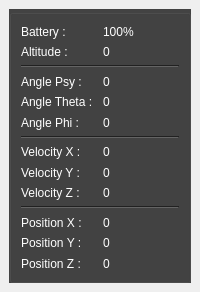
  <widget class="QDockWidget" name="dockValues">
   <property name="minimumSize">
    <size>
     <width>200</width>
     <height>292</height>
    </size>
   </property>
   <property name="windowTitle">
    <string>Values</string>
   </property>
   <attribute name="dockWidgetArea">
    <number>1</number>
   </attribute>
   <widget class="QWidget" name="dockWidgetContents_2">
    <layout class="QVBoxLayout" name="verticalLayout_5">
     <item>
      <widget class="QGroupBox" name="groupBox_2">
       <property name="palette">
        <palette>
         <active>
          <colorrole role="WindowText">
           <brush brushstyle="SolidPattern">
            <color alpha="255">
             <red>255</red>
             <green>255</green>
             <blue>255</blue>
            </color>
           </brush>
          </colorrole>
          <colorrole role="Button">
           <brush brushstyle="SolidPattern">
            <color alpha="255">
             <red>67</red>
             <green>67</green>
             <blue>67</blue>
            </color>
           </brush>
          </colorrole>
          <colorrole role="Light">
           <brush brushstyle="SolidPattern">
            <color alpha="255">
             <red>100</red>
             <green>100</green>
             <blue>100</blue>
            </color>
           </brush>
          </colorrole>
          <colorrole role="Midlight">
           <brush brushstyle="SolidPattern">
            <color alpha="255">
             <red>83</red>
             <green>83</green>
             <blue>83</blue>
            </color>
           </brush>
          </colorrole>
          <colorrole role="Dark">
           <brush brushstyle="SolidPattern">
            <color alpha="255">
             <red>33</red>
             <green>33</green>
             <blue>33</blue>
            </color>
           </brush>
          </colorrole>
          <colorrole role="Mid">
           <brush brushstyle="SolidPattern">
            <color alpha="255">
             <red>44</red>
             <green>44</green>
             <blue>44</blue>
            </color>
           </brush>
          </colorrole>
          <colorrole role="Text">
           <brush brushstyle="SolidPattern">
            <color alpha="255">
             <red>255</red>
             <green>255</green>
             <blue>255</blue>
            </color>
           </brush>
          </colorrole>
          <colorrole role="BrightText">
           <brush brushstyle="SolidPattern">
            <color alpha="255">
             <red>255</red>
             <green>255</green>
             <blue>255</blue>
            </color>
           </brush>
          </colorrole>
          <colorrole role="ButtonText">
           <brush brushstyle="SolidPattern">
            <color alpha="255">
             <red>0</red>
             <green>0</green>
             <blue>0</blue>
            </color>
           </brush>
          </colorrole>
          <colorrole role="Base">
           <brush brushstyle="SolidPattern">
            <color alpha="255">
             <red>0</red>
             <green>0</green>
             <blue>0</blue>
            </color>
           </brush>
          </colorrole>
          <colorrole role="Window">
           <brush brushstyle="SolidPattern">
            <color alpha="255">
             <red>67</red>
             <green>67</green>
             <blue>67</blue>
            </color>
           </brush>
          </colorrole>
          <colorrole role="Shadow">
           <brush brushstyle="SolidPattern">
            <color alpha="255">
             <red>0</red>
             <green>0</green>
             <blue>0</blue>
            </color>
           </brush>
          </colorrole>
          <colorrole role="AlternateBase">
           <brush brushstyle="SolidPattern">
            <color alpha="255">
             <red>33</red>
             <green>33</green>
             <blue>33</blue>
            </color>
           </brush>
          </colorrole>
          <colorrole role="ToolTipBase">
           <brush brushstyle="SolidPattern">
            <color alpha="255">
             <red>255</red>
             <green>255</green>
             <blue>220</blue>
            </color>
           </brush>
          </colorrole>
          <colorrole role="ToolTipText">
           <brush brushstyle="SolidPattern">
            <color alpha="255">
             <red>0</red>
             <green>0</green>
             <blue>0</blue>
            </color>
           </brush>
          </colorrole>
         </active>
         <inactive>
          <colorrole role="WindowText">
           <brush brushstyle="SolidPattern">
            <color alpha="255">
             <red>255</red>
             <green>255</green>
             <blue>255</blue>
            </color>
           </brush>
          </colorrole>
          <colorrole role="Button">
           <brush brushstyle="SolidPattern">
            <color alpha="255">
             <red>67</red>
             <green>67</green>
             <blue>67</blue>
            </color>
           </brush>
          </colorrole>
          <colorrole role="Light">
           <brush brushstyle="SolidPattern">
            <color alpha="255">
             <red>100</red>
             <green>100</green>
             <blue>100</blue>
            </color>
           </brush>
          </colorrole>
          <colorrole role="Midlight">
           <brush brushstyle="SolidPattern">
            <color alpha="255">
             <red>83</red>
             <green>83</green>
             <blue>83</blue>
            </color>
           </brush>
          </colorrole>
          <colorrole role="Dark">
           <brush brushstyle="SolidPattern">
            <color alpha="255">
             <red>33</red>
             <green>33</green>
             <blue>33</blue>
            </color>
           </brush>
          </colorrole>
          <colorrole role="Mid">
           <brush brushstyle="SolidPattern">
            <color alpha="255">
             <red>44</red>
             <green>44</green>
             <blue>44</blue>
            </color>
           </brush>
          </colorrole>
          <colorrole role="Text">
           <brush brushstyle="SolidPattern">
            <color alpha="255">
             <red>255</red>
             <green>255</green>
             <blue>255</blue>
            </color>
           </brush>
          </colorrole>
          <colorrole role="BrightText">
           <brush brushstyle="SolidPattern">
            <color alpha="255">
             <red>255</red>
             <green>255</green>
             <blue>255</blue>
            </color>
           </brush>
          </colorrole>
          <colorrole role="ButtonText">
           <brush brushstyle="SolidPattern">
            <color alpha="255">
             <red>0</red>
             <green>0</green>
             <blue>0</blue>
            </color>
           </brush>
          </colorrole>
          <colorrole role="Base">
           <brush brushstyle="SolidPattern">
            <color alpha="255">
             <red>0</red>
             <green>0</green>
             <blue>0</blue>
            </color>
           </brush>
          </colorrole>
          <colorrole role="Window">
           <brush brushstyle="SolidPattern">
            <color alpha="255">
             <red>67</red>
             <green>67</green>
             <blue>67</blue>
            </color>
           </brush>
          </colorrole>
          <colorrole role="Shadow">
           <brush brushstyle="SolidPattern">
            <color alpha="255">
             <red>0</red>
             <green>0</green>
             <blue>0</blue>
            </color>
           </brush>
          </colorrole>
          <colorrole role="AlternateBase">
           <brush brushstyle="SolidPattern">
            <color alpha="255">
             <red>33</red>
             <green>33</green>
             <blue>33</blue>
            </color>
           </brush>
          </colorrole>
          <colorrole role="ToolTipBase">
           <brush brushstyle="SolidPattern">
            <color alpha="255">
             <red>255</red>
             <green>255</green>
             <blue>220</blue>
            </color>
           </brush>
          </colorrole>
          <colorrole role="ToolTipText">
           <brush brushstyle="SolidPattern">
            <color alpha="255">
             <red>0</red>
             <green>0</green>
             <blue>0</blue>
            </color>
           </brush>
          </colorrole>
         </inactive>
         <disabled>
          <colorrole role="WindowText">
           <brush brushstyle="SolidPattern">
            <color alpha="255">
             <red>33</red>
             <green>33</green>
             <blue>33</blue>
            </color>
           </brush>
          </colorrole>
          <colorrole role="Button">
           <brush brushstyle="SolidPattern">
            <color alpha="255">
             <red>67</red>
             <green>67</green>
             <blue>67</blue>
            </color>
           </brush>
          </colorrole>
          <colorrole role="Light">
           <brush brushstyle="SolidPattern">
            <color alpha="255">
             <red>100</red>
             <green>100</green>
             <blue>100</blue>
            </color>
           </brush>
          </colorrole>
          <colorrole role="Midlight">
           <brush brushstyle="SolidPattern">
            <color alpha="255">
             <red>83</red>
             <green>83</green>
             <blue>83</blue>
            </color>
           </brush>
          </colorrole>
          <colorrole role="Dark">
           <brush brushstyle="SolidPattern">
            <color alpha="255">
             <red>33</red>
             <green>33</green>
             <blue>33</blue>
            </color>
           </brush>
          </colorrole>
          <colorrole role="Mid">
           <brush brushstyle="SolidPattern">
            <color alpha="255">
             <red>44</red>
             <green>44</green>
             <blue>44</blue>
            </color>
           </brush>
          </colorrole>
          <colorrole role="Text">
           <brush brushstyle="SolidPattern">
            <color alpha="255">
             <red>33</red>
             <green>33</green>
             <blue>33</blue>
            </color>
           </brush>
          </colorrole>
          <colorrole role="BrightText">
           <brush brushstyle="SolidPattern">
            <color alpha="255">
             <red>255</red>
             <green>255</green>
             <blue>255</blue>
            </color>
           </brush>
          </colorrole>
          <colorrole role="ButtonText">
           <brush brushstyle="SolidPattern">
            <color alpha="255">
             <red>33</red>
             <green>33</green>
             <blue>33</blue>
            </color>
           </brush>
          </colorrole>
          <colorrole role="Base">
           <brush brushstyle="SolidPattern">
            <color alpha="255">
             <red>67</red>
             <green>67</green>
             <blue>67</blue>
            </color>
           </brush>
          </colorrole>
          <colorrole role="Window">
           <brush brushstyle="SolidPattern">
            <color alpha="255">
             <red>67</red>
             <green>67</green>
             <blue>67</blue>
            </color>
           </brush>
          </colorrole>
          <colorrole role="Shadow">
           <brush brushstyle="SolidPattern">
            <color alpha="255">
             <red>0</red>
             <green>0</green>
             <blue>0</blue>
            </color>
           </brush>
          </colorrole>
          <colorrole role="AlternateBase">
           <brush brushstyle="SolidPattern">
            <color alpha="255">
             <red>67</red>
             <green>67</green>
             <blue>67</blue>
            </color>
           </brush>
          </colorrole>
          <colorrole role="ToolTipBase">
           <brush brushstyle="SolidPattern">
            <color alpha="255">
             <red>255</red>
             <green>255</green>
             <blue>220</blue>
            </color>
           </brush>
          </colorrole>
          <colorrole role="ToolTipText">
           <brush brushstyle="SolidPattern">
            <color alpha="255">
             <red>0</red>
             <green>0</green>
             <blue>0</blue>
            </color>
           </brush>
          </colorrole>
         </disabled>
        </palette>
       </property>
       <property name="autoFillBackground">
        <bool>true</bool>
       </property>
       <property name="title">
        <string/>
       </property>
       <layout class="QHBoxLayout" name="horizontalLayout_2">
        <item>
         <layout class="QGridLayout" name="gridLayout_4">
          <item row="9" column="1">
           <widget class="QLabel" name="labelVelocityZ">
            <property name="text">
             <string>0</string>
            </property>
           </widget>
          </item>
          <item row="11" column="1">
           <widget class="QLabel" name="labelPositionX">
            <property name="text">
             <string>0</string>
            </property>
           </widget>
          </item>
          <item row="12" column="1">
           <widget class="QLabel" name="labelPositionY">
            <property name="text">
             <string>0</string>
            </property>
           </widget>
          </item>
          <item row="3" column="1">
           <widget class="QLabel" name="labelAngleX">
            <property name="text">
             <string>0</string>
            </property>
           </widget>
          </item>
          <item row="3" column="0">
           <widget class="QLabel" name="label_9">
            <property name="text">
             <string>Angle Psy :</string>
            </property>
           </widget>
          </item>
          <item row="4" column="0">
           <widget class="QLabel" name="label_23">
            <property name="text">
             <string>Angle Theta :</string>
            </property>
           </widget>
          </item>
          <item row="5" column="0">
           <widget class="QLabel" name="label_24">
            <property name="text">
             <string>Angle Phi :</string>
            </property>
           </widget>
          </item>
          <item row="4" column="1">
           <widget class="QLabel" name="labelAngleY">
            <property name="text">
             <string>0</string>
            </property>
           </widget>
          </item>
          <item row="5" column="1">
           <widget class="QLabel" name="labelAngleZ">
            <property name="text">
             <string>0</string>
            </property>
           </widget>
          </item>
          <item row="8" column="0">
           <widget class="QLabel" name="label_13">
            <property name="text">
             <string>Velocity Y :</string>
            </property>
           </widget>
          </item>
          <item row="7" column="0">
           <widget class="QLabel" name="label_12">
            <property name="text">
             <string>Velocity X :</string>
            </property>
           </widget>
          </item>
          <item row="13" column="0">
           <widget class="QLabel" name="label_17">
            <property name="text">
             <string>Position Z :</string>
            </property>
           </widget>
          </item>
          <item row="12" column="0">
           <widget class="QLabel" name="label_16">
            <property name="text">
             <string>Position Y :</string>
            </property>
           </widget>
          </item>
          <item row="11" column="0">
           <widget class="QLabel" name="label_15">
            <property name="text">
             <string>Position X :</string>
            </property>
           </widget>
          </item>
          <item row="9" column="0">
           <widget class="QLabel" name="label_14">
            <property name="text">
             <string>Velocity Z :</string>
            </property>
           </widget>
          </item>
          <item row="0" column="0">
           <widget class="QLabel" name="label_10">
            <property name="text">
             <string>Battery :</string>
            </property>
           </widget>
          </item>
          <item row="13" column="1">
           <widget class="QLabel" name="labelPositionZ">
            <property name="text">
             <string>0</string>
            </property>
           </widget>
          </item>
          <item row="0" column="1">
           <widget class="QLabel" name="labelBattery">
            <property name="text">
             <string>100%</string>
            </property>
           </widget>
          </item>
          <item row="1" column="0">
           <widget class="QLabel" name="label_11">
            <property name="text">
             <string>Altitude :</string>
            </property>
           </widget>
          </item>
          <item row="1" column="1">
           <widget class="QLabel" name="labelAltitude">
            <property name="text">
             <string>0</string>
            </property>
           </widget>
          </item>
          <item row="7" column="1">
           <widget class="QLabel" name="labelVelocityX">
            <property name="text">
             <string>0</string>
            </property>
           </widget>
          </item>
          <item row="8" column="1">
           <widget class="QLabel" name="labelVelocityY">
            <property name="text">
             <string>0</string>
            </property>
           </widget>
          </item>
          <item row="2" column="0" colspan="2">
           <widget class="Line" name="line">
            <property name="orientation">
             <enum>Qt::Horizontal</enum>
            </property>
           </widget>
          </item>
          <item row="6" column="0" colspan="2">
           <widget class="Line" name="line_2">
            <property name="orientation">
             <enum>Qt::Horizontal</enum>
            </property>
           </widget>
          </item>
          <item row="10" column="0" colspan="2">
           <widget class="Line" name="line_3">
            <property name="orientation">
             <enum>Qt::Horizontal</enum>
            </property>
           </widget>
          </item>
         </layout>
        </item>
       </layout>
      </widget>
     </item>
    </layout>
   </widget>
  </widget>
